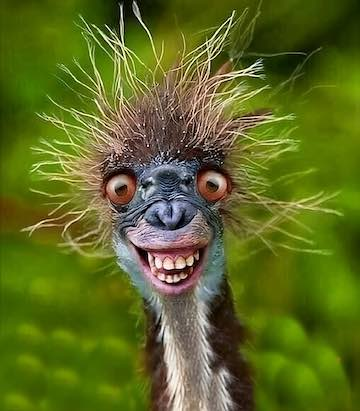
//> input picture languages/c++/hello-opencv/funny.jpg, 360 x 411 px
$ ./main   (built with g++ and OpenCV 4)
//> lines starting //> are read from the running program, lines starting //| are printed output that depends on the picture
#include <iostream>
#include <opencv2/opencv.hpp>

void show(const cv::Mat &image, const std::string &title)
{
    // Display the image.
    cv::imshow(title, image);

    // Wait for any key pressed.
    for (;;) {
        char key = cv::waitKey(10);
        if (key > 0)
            break;
    }
}

int main()
{
    // Read the file.
    cv::Mat image;
    image = cv::imread("../funny.jpg", cv::IMREAD_UNCHANGED);
//> image is the input picture: 411 rows x 360 cols, CV_8UC3; mean B, G, R 33.9, 106.3, 93.7
    if (image.empty()) {
        std::cout << "Could not open the image!" << std::endl;
        return -1;
    }
    show(image, "Original");
//> the Esc key is pressed

    // Resize.
    const int new_width = 240;
    const int new_height = 274;
    cv::Mat resized;
    cv::resize(image, resized, cv::Size(new_width, new_height));
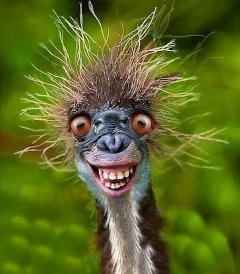
//> resized: 274 rows x 240 cols, CV_8UC3; mean B, G, R 33.9, 106.2, 93.7
    show(resized, "Resized");
//> the Enter key is pressed

    // Crop.
    const int x = (image.cols - new_width) / 2;
//> x = 60
    const int y = (image.rows - new_height) / 2;
//> y = 68
    cv::Mat cropped = image(cv::Rect(x, y, new_width, new_height));
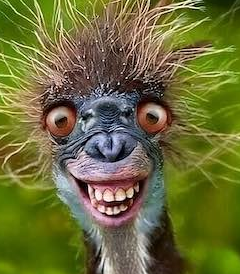
//> cropped: 274 rows x 240 cols, CV_8UC3; mean B, G, R 57, 109.7, 108.8
    show(cropped, "Cropped");
//> the space key is pressed

    // Rotate.
    const double angle = 45.0;
    cv::Point2f center(image.cols / 2.0, image.rows / 2.0);
//> center = Point(180, 205.5)
    cv::Mat rotation_matrix = cv::getRotationMatrix2D(center, angle, 1.0);
    cv::Mat rotated;
    cv::warpAffine(image, rotated, rotation_matrix, image.size());
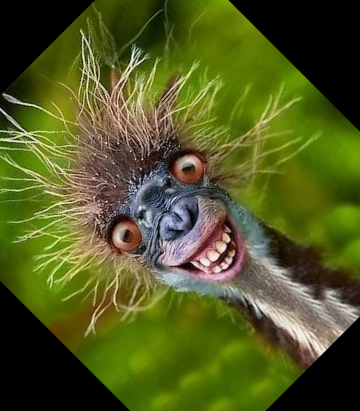
//> rotated: 411 rows x 360 cols, CV_8UC3; mean B, G, R 33.4, 89.4, 81.8
    show(rotated, "Rotated");
//> the Esc key is pressed

    cv::destroyAllWindows();
    return 0;
}
